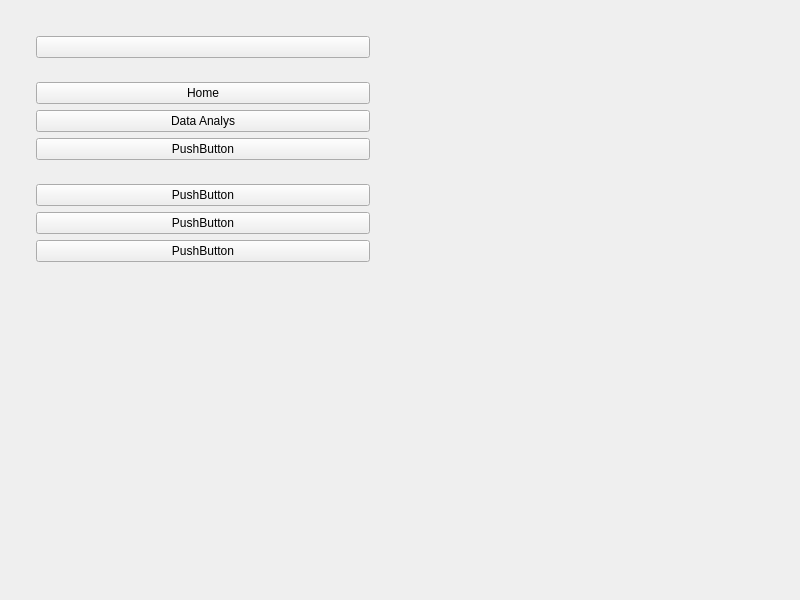
<?xml version="1.0" encoding="UTF-8"?>
<ui version="4.0">
 <class>MainWindow</class>
 <widget class="QMainWindow" name="MainWindow">
  <property name="geometry">
   <rect>
    <x>0</x>
    <y>0</y>
    <width>800</width>
    <height>600</height>
   </rect>
  </property>
  <property name="mouseTracking">
   <bool>false</bool>
  </property>
  <property name="tabletTracking">
   <bool>false</bool>
  </property>
  <property name="windowTitle">
   <string>MainWindow</string>
  </property>
  <widget class="QWidget" name="centralwidget">
   <layout class="QHBoxLayout" name="horizontalLayout">
    <item>
     <widget class="QWidget" name="LeftMenuContainer" native="true">
      <layout class="QVBoxLayout" name="verticalLayout">
       <item alignment="Qt::AlignTop">
        <widget class="QWidget" name="LeftMenuSubContainer" native="true">
         <layout class="QVBoxLayout" name="verticalLayout_2">
          <item>
           <widget class="QWidget" name="widget" native="true">
            <layout class="QHBoxLayout" name="horizontalLayout_2">
             <item>
              <widget class="QPushButton" name="MenuBtn">
               <property name="text">
                <string/>
               </property>
               <property name="icon">
                <iconset resource="MainWindowUiResource.qrc">
                 <normaloff>:/icons/QT-PyQt-PySide-Custom-Widgets-main/Custom_Widgets/Qss/icons/original_svg/align-justify.svg</normaloff>:/icons/QT-PyQt-PySide-Custom-Widgets-main/Custom_Widgets/Qss/icons/original_svg/align-justify.svg</iconset>
               </property>
               <property name="iconSize">
                <size>
                 <width>24</width>
                 <height>24</height>
                </size>
               </property>
              </widget>
             </item>
            </layout>
           </widget>
          </item>
          <item>
           <widget class="QWidget" name="widget_2" native="true">
            <property name="sizePolicy">
             <sizepolicy hsizetype="Preferred" vsizetype="Expanding">
              <horstretch>0</horstretch>
              <verstretch>0</verstretch>
             </sizepolicy>
            </property>
            <layout class="QVBoxLayout" name="verticalLayout_4">
             <item>
              <widget class="QPushButton" name="pushButton_2">
               <property name="text">
                <string>Home</string>
               </property>
               <property name="icon">
                <iconset resource="MainWindowUiResource.qrc">
                 <normaloff>:/icons/QT-PyQt-PySide-Custom-Widgets-main/Custom_Widgets/Qss/icons/original_svg/home.svg</normaloff>:/icons/QT-PyQt-PySide-Custom-Widgets-main/Custom_Widgets/Qss/icons/original_svg/home.svg</iconset>
               </property>
               <property name="iconSize">
                <size>
                 <width>24</width>
                 <height>24</height>
                </size>
               </property>
              </widget>
             </item>
             <item>
              <widget class="QPushButton" name="pushButton_4">
               <property name="text">
                <string>Data Analys</string>
               </property>
               <property name="icon">
                <iconset resource="MainWindowUiResource.qrc">
                 <normaloff>:/icons/QT-PyQt-PySide-Custom-Widgets-main/Custom_Widgets/Qss/icons/original_svg/list.svg</normaloff>:/icons/QT-PyQt-PySide-Custom-Widgets-main/Custom_Widgets/Qss/icons/original_svg/list.svg</iconset>
               </property>
               <property name="iconSize">
                <size>
                 <width>24</width>
                 <height>24</height>
                </size>
               </property>
              </widget>
             </item>
             <item>
              <widget class="QPushButton" name="pushButton_5">
               <property name="text">
                <string>PushButton</string>
               </property>
              </widget>
             </item>
            </layout>
           </widget>
          </item>
          <item alignment="Qt::AlignBottom">
           <widget class="QWidget" name="widget_3" native="true">
            <layout class="QVBoxLayout" name="verticalLayout_5">
             <item>
              <widget class="QPushButton" name="pushButton_3">
               <property name="text">
                <string>PushButton</string>
               </property>
              </widget>
             </item>
             <item>
              <widget class="QPushButton" name="pushButton_6">
               <property name="text">
                <string>PushButton</string>
               </property>
              </widget>
             </item>
             <item>
              <widget class="QPushButton" name="pushButton_7">
               <property name="text">
                <string>PushButton</string>
               </property>
              </widget>
             </item>
            </layout>
           </widget>
          </item>
         </layout>
        </widget>
       </item>
      </layout>
     </widget>
    </item>
    <item>
     <widget class="QWidget" name="MainBodyContainer" native="true">
      <property name="styleSheet">
       <string notr="true">QtWindow{
	background-color: rgb(93, 96, 91);
}</string>
      </property>
     </widget>
    </item>
   </layout>
  </widget>
 </widget>
 <resources>
  <include location="MainWindowUiResource.qrc"/>
 </resources>
 <connections/>
</ui>
